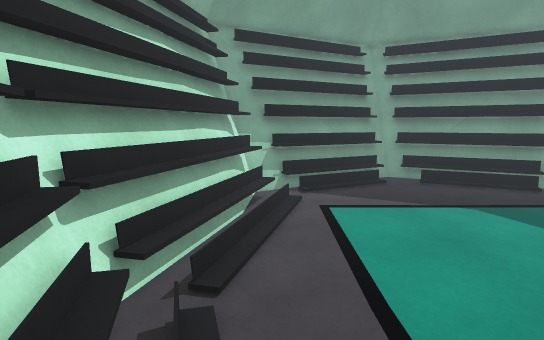
View 1 (above)

13 first-person views from a walk through a Unity game level. The camera is 1.5 m above the floor, tilts 8° down and sees 80° across. The floor is counted in squares, 0.5 m on a side. Each view is taken from the middle of a square. On the plan, view 1 faces up. The plan holds only what a view shows up to about 20 squares ahead; the rest is blank. The place goes on beyond the plan.

View 2
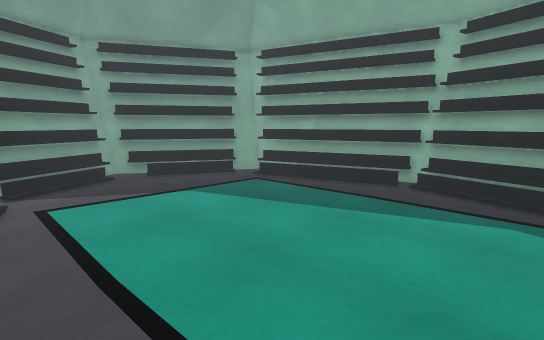

View 3
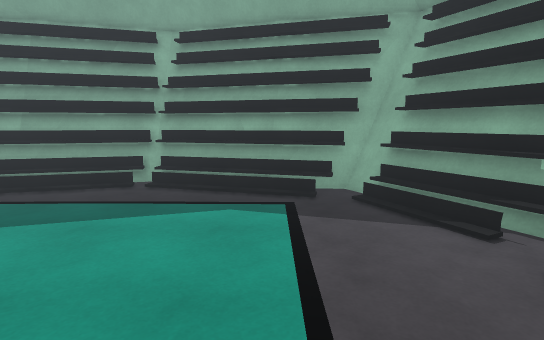

View 4
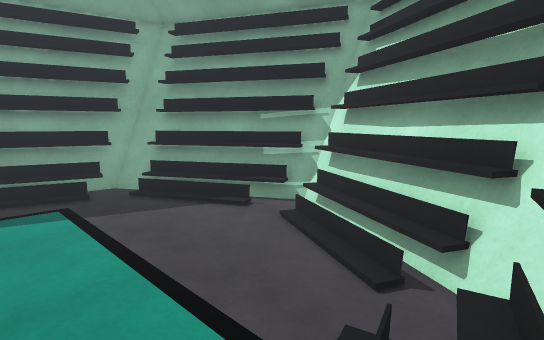

View 5
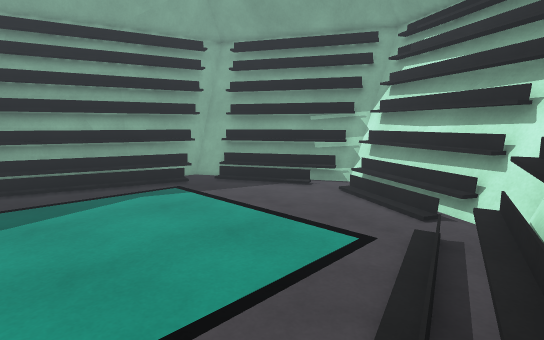

View 6
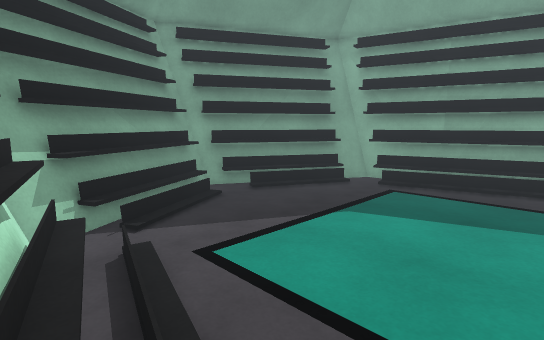

View 7
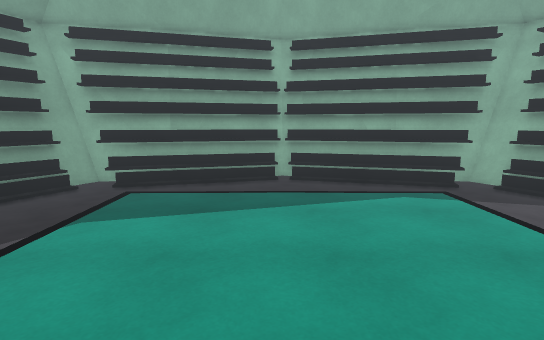

View 8
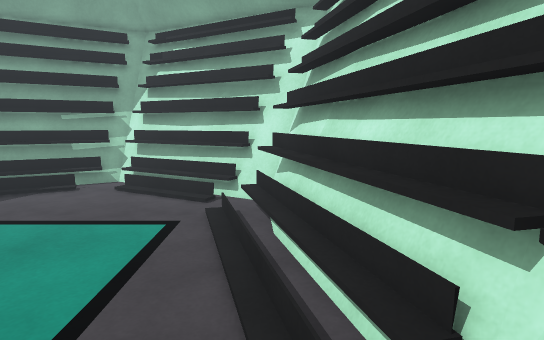

View 9
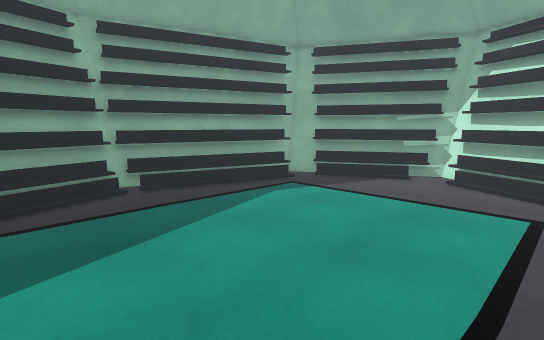

View 10
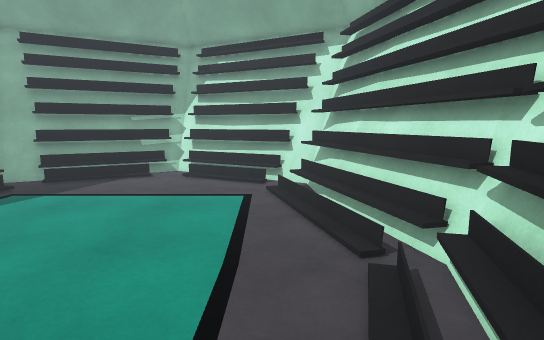

View 11
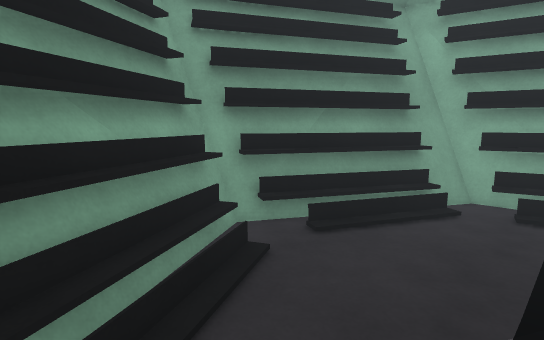

View 12
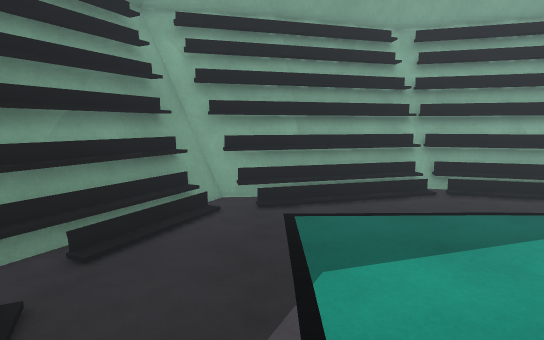

View 13
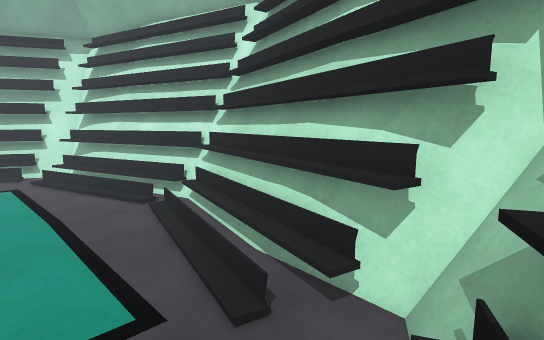

### Floor plan
Key: @ floor where view 1 was taken; # wall or solid block; . floor; / step, stairs or slope; = window, fence, low wall or low ledge; ^ raised ledge; O other object.
Columns run from 4 left of view 1 to 19 right of it. Each row starts with its distance up from view 1.
 21          #######
 20      ######=#=####
 19     ###====.#===###
 18     ##===//../====##
 17     #==///....//==###
 16    #=#//.......///=^#
 15  ### ..............##
 14  ##=O............./=##
 13  #==/............./==#
 12  #==/............./==##
 11  #==/.............//=##
 10 ##=//...............==#
  9 ##=................/O=##
  8 #==/.............../O=##
  7 #=O/...............//#=#
  6 #=/..................#=#
  5 #=...................#=#
  4 #=//................/==#
  3 #==/.............../O=##
  2 #==/.............../==##
  1 #==/................==#
  0 ##=O@.............//==#
 -1 ##==/............./O=##
 -2  #==............../O=##
 -3  ##=/............./==#
 -4  ###=..............###
 -5   #==//.........//==##
 -6   ##===//.....//O==##
 -7   ###===O./../O===###
 -8    ####====./==#####
 -9      ####==#==^##
-10        ###=#####
-11         #####

Where each view was taken, in squares from view 1:
view 1: 0 up, 0 right, facing up
view 2: 1 down, 0 right, facing up-right
view 3: 1 down, 0 right, facing right
view 4: 1 up, 1 left, facing down-right
view 5: 6 up, 2 left, facing down-right
view 6: 6 up, 2 left, facing up-right
view 7: 6 up, 2 left, facing right
view 8: 8 up, 1 left, facing down
view 9: 11 up, 1 right, facing down-right
view 10: 12 up, 1 right, facing down
view 11: 12 up, 1 right, facing up-right
view 12: 13 up, 1 right, facing right
view 13: 17 up, 4 right, facing down-left
